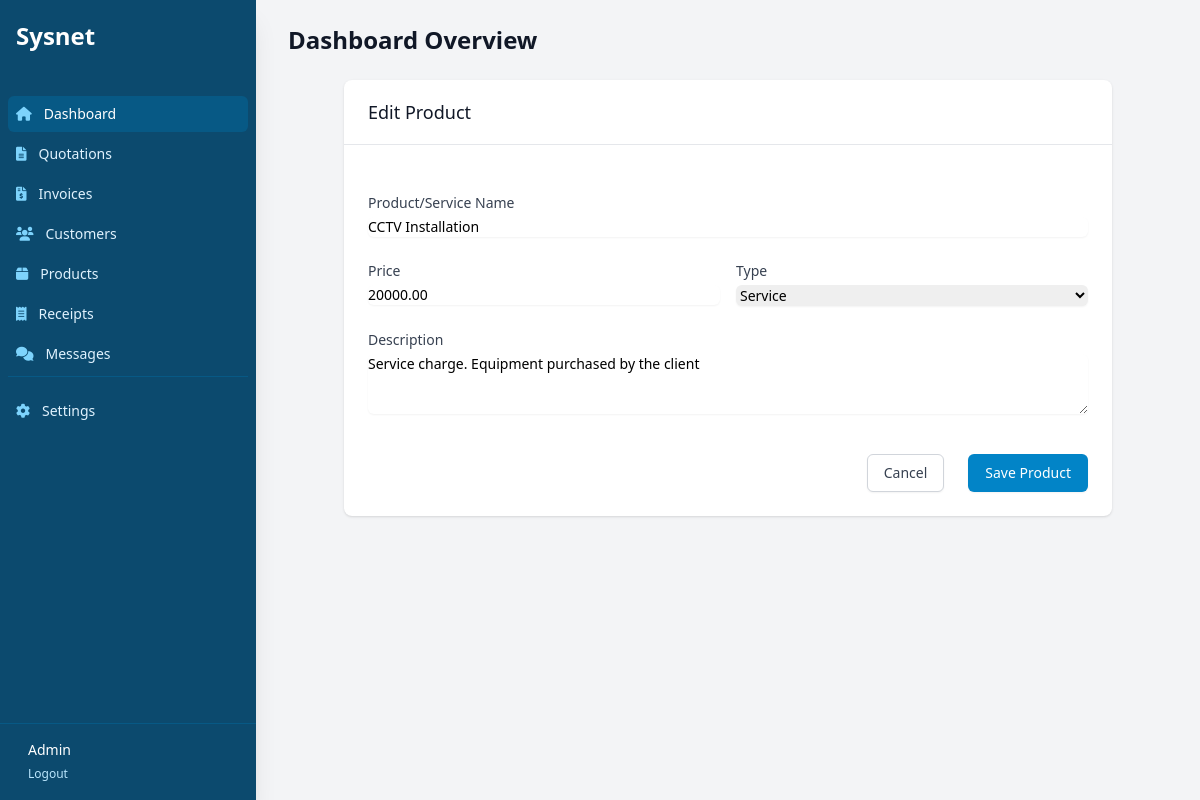
Screenshot of /billing/product/1/edit/ (signed in) with the database file from the repository.
### billing/models.py (models this page shows, shortened)
class Product(models.Model):
    SERVICE = 'service'
    PRODUCT = 'product'
    TYPE_CHOICES = [
        (SERVICE, 'Service'),
        (PRODUCT, 'Product'),
    ]
    name = models.CharField(max_length=200)
    description = models.TextField(blank=True, null=True)
    price = models.DecimalField(max_digits=10, decimal_places=2)
    product_type = models.CharField(max_length=10, choices=TYPE_CHOICES, default=SERVICE)

### billing/views.py (the view)
# urls.py: path('product/<int:pk>/edit/', views.product_update, name='product_update'),
@login_required
def product_update(request, pk):
    product = get_object_or_404(Product, pk=pk)
    if request.method == 'POST':
        form = ProductForm(request.POST, instance=product)
        if form.is_valid():
            form.save()
            return redirect('product_list')
    else:
        form = ProductForm(instance=product)
    return render(request, 'billing/product_form.html', {'form': form, 'title': 'Edit Product'})

### billing/forms.py
class ProductForm(forms.ModelForm):
    class Meta:
        model = Product
        fields = ['name', 'description', 'price', 'product_type']
        widgets = {
            'name': forms.TextInput(attrs={'class': 'mt-1 block w-full rounded-md border-gray-300 shadow-sm focus:border-brand-500 focus:ring-brand-500 sm:text-sm'}),
            'description': forms.Textarea(attrs={'rows': 3, 'class': 'mt-1 block w-full rounded-md border-gray-300 shadow-sm focus:border-brand-500 focus:ring-brand-500 sm:text-sm'}),
            'price': forms.NumberInput(attrs={'class': 'mt-1 block w-full rounded-md border-gray-300 shadow-sm focus:border-brand-500 focus:ring-brand-500 sm:text-sm'}),
            'product_type': forms.Select(attrs={'class': 'mt-1 block w-full rounded-md border-gray-300 shadow-sm focus:border-brand-500 focus:ring-brand-500 sm:text-sm'}),
        }

### billing/context_processors.py (called while the page is built)
def company_info(request):
    return {
        'company': CompanyProfile.objects.first()
    }

def unread_count(request):
    if request.user.is_authenticated:
        return {'unread_count': ContactMessage.objects.filter(is_read=False).count()}
    return {'unread_count': 0}

### templates/billing/product_form.html (shortened to what this page needs)
{% extends 'billing/base_dashboard.html' %}
{% block dashboard_content %}
<div class="max-w-3xl mx-auto bg-white shadow rounded-lg">
    <div class="px-4 py-5 border-b border-gray-200 sm:px-6">
        <h3 class="text-lg leading-6 font-medium text-gray-900">{{ title }}</h3>
    </div>
    <form method="post" class="p-6 space-y-6">
        <div class="grid grid-cols-1 gap-y-6 gap-x-4 sm:grid-cols-6">
            <div class="sm:col-span-6">
                <label for="{{ form.name.id_for_label }}" class="block text-sm font-medium text-gray-700">Product/Service Name</label>
                {{ form.name }}
            </div>
            <div class="sm:col-span-3">
                <label for="{{ form.price.id_for_label }}" class="block text-sm font-medium text-gray-700">Price</label>
                {{ form.price }}
            </div>
            <div class="sm:col-span-3">
                <label for="{{ form.product_type.id_for_label }}" class="block text-sm font-medium text-gray-700">Type</label>
                {{ form.product_type }}
            </div>
            <div class="sm:col-span-6">
                <label for="{{ form.description.id_for_label }}" class="block text-sm font-medium text-gray-700">Description</label>
                {{ form.description }}
            </div>
        </div>
        <div class="flex justify-end pt-4">
            <a href="{% url 'product_list' %}" class="bg-white py-2 px-4 border border-gray-300 rounded-md shadow-sm text-sm font-medium text-gray-700 hover:bg-gray-50 focus:outline-none focus:ring-2 focus:ring-offset-2 focus:ring-brand-500 mr-3">Cancel</a>
            <button type="submit" class="ml-3 inline-flex justify-center py-2 px-4 border border-transparent shadow-sm text-sm font-medium rounded-md text-white bg-brand-600 hover:bg-brand-700 focus:outline-none focus:ring-2 focus:ring-offset-2 focus:ring-brand-500">Save Product</button>
        </div>
    </form>
</div>
{% endblock %}

### templates/billing/base_dashboard.html (shortened to what this page needs)
<!DOCTYPE html>
<html lang="en">
<head>
    <script src="https://cdn.tailwindcss.com"></script>
    <link href="https://cdnjs.cloudflare.com/ajax/libs/font-awesome/6.0.0/css/all.min.css" rel="stylesheet">
</head>
<body class="bg-gray-100 font-sans">
    <div class="flex h-screen overflow-hidden">
        <div class="hidden md:flex md:flex-shrink-0 no-print">
            <div class="flex flex-col w-64">
                <div class="flex flex-col h-0 flex-1 bg-brand-900 shadow-xl">
                    <div class="flex-1 flex flex-col pt-5 pb-4 overflow-y-auto">
                        <div class="flex items-center flex-shrink-0 px-4 mb-6">
                            <span class="text-white text-2xl font-bold">Sysnet</span>
                        </div>
                        <nav class="mt-5 flex-1 px-2 space-y-1">
                            <a href="{% url 'dashboard' %}" class="group flex items-center px-2 py-2 text-sm font-medium rounded-md text-white bg-brand-800">
                                <i class="fas fa-home mr-3 text-brand-300"></i>
                                Dashboard
                            </a>
                            <a href="{% url 'quotation_list' %}" class="group flex items-center px-2 py-2 text-sm font-medium rounded-md text-brand-100 hover:bg-brand-800 hover:text-white">
                                <i class="fas fa-file-alt mr-3 text-brand-300 group-hover:text-white"></i>
                                Quotations
                            </a>
                            <a href="{% url 'invoice_list' %}" class="group flex items-center px-2 py-2 text-sm font-medium rounded-md text-brand-100 hover:bg-brand-800 hover:text-white">
                                <i class="fas fa-file-invoice-dollar mr-3 text-brand-300 group-hover:text-white"></i>
                                Invoices
                            </a>
                            <a href="{% url 'customer_list' %}" class="group flex items-center px-2 py-2 text-sm font-medium rounded-md text-brand-100 hover:bg-brand-800 hover:text-white">
                                <i class="fas fa-users mr-3 text-brand-300 group-hover:text-white"></i>
                                Customers
                            </a>
                            <a href="{% url 'product_list' %}" class="group flex items-center px-2 py-2 text-sm font-medium rounded-md text-brand-100 hover:bg-brand-800 hover:text-white">
                                <i class="fas fa-box mr-3 text-brand-300 group-hover:text-white"></i>
                                Products
                            </a>
                             <a href="{% url 'receipt_list' %}" class="group flex items-center px-2 py-2 text-sm font-medium rounded-md text-brand-100 hover:bg-brand-800 hover:text-white">
                                <i class="fas fa-receipt mr-3 text-brand-300 group-hover:text-white"></i>
                                Receipts
                            </a>
                            <a href="{% url 'message_list' %}" class="group flex items-center px-2 py-2 text-sm font-medium rounded-md text-brand-100 hover:bg-brand-800 hover:text-white relative">
                                <i class="fas fa-comments mr-3 text-brand-300 group-hover:text-white"></i>
                                Messages
                            </a>
                            <div class="pt-4 mt-4 border-t border-brand-800">
                                <a href="{% url 'company_settings' %}" class="group flex items-center px-2 py-2 text-sm font-medium rounded-md text-brand-100 hover:bg-brand-800 hover:text-white">
                                    <i class="fas fa-cog mr-3 text-brand-300 group-hover:text-white"></i>
                                    Settings
                                </a>
                            </div>
                        </nav>
                    </div>
                    <div class="flex-shrink-0 flex border-t border-brand-800 p-4">
                        <div class="flex items-center">
                            <div class="ml-3">
                                <p class="text-sm font-medium text-white">
                                    {{ user.username|title }}
                                </p>
                                <form action="{% url 'logout' %}" method="post" class="inline">
                                    <button type="submit" class="text-xs font-medium text-brand-200 hover:text-white group-hover:text-white">
                                        Logout
                                    </button>
                                </form>
                            </div>
                        </div>
                    </div>
                </div>
            </div>
        </div>
        <div class="flex flex-col w-0 flex-1 overflow-hidden">
            <main class="flex-1 relative overflow-y-auto focus:outline-none">
                <div class="py-6">
                    <div class="max-w-7xl mx-auto px-4 sm:px-6 md:px-8 mb-6 no-print">
                        <h1 class="text-2xl font-semibold text-gray-900">Dashboard Overview</h1>
                    </div>
                    <div class="max-w-7xl mx-auto px-4 sm:px-6 md:px-8">
                        {% block dashboard_content %}{% endblock %}
                    </div>
                </div>
            </main>
        </div>
    </div>
</body>
</html>

### rows the page displays
Product: name "CCTV Installation", price "20000.00", product_type "Service", description "Service charge. Equipment purchased by the client"

### other values shown
{{ user.username|title }} "Admin"
{{ title }} "Edit Product"
